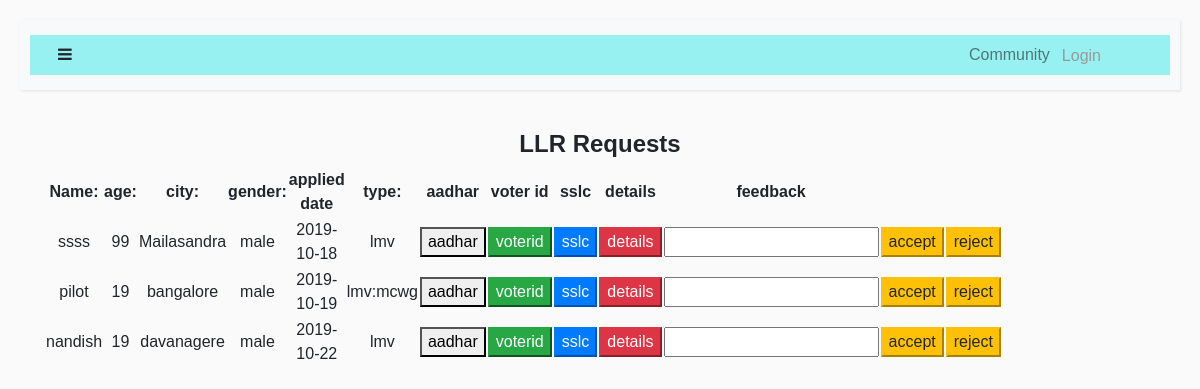
Before: /adminllr with the older database file.
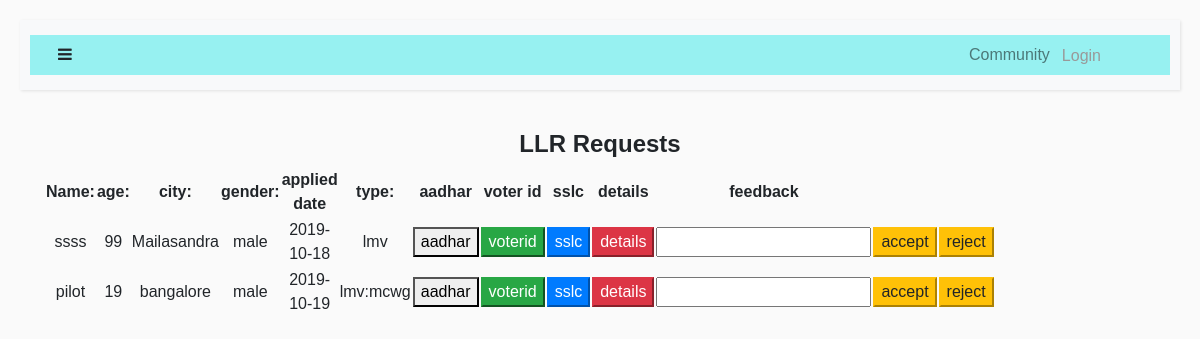
After: the same page with the newer database file.
### tables this page shows
CREATE TABLE "llr" (
	`id`	INTEGER NOT NULL PRIMARY KEY AUTOINCREMENT,
	`firstname`	TEXT,
	`lastname`	TEXT,
	`fathername`	TEXT,
	`email`	TEXT,
	`address`	TEXT,
	`pincode`	INTEGER,
	`city`	TEXT,
	`district`	TEXT,
	`state`	TEXT,
	`country`	TEXT,
	`dob`	TEXT,
	`age`	INTEGER,
	`gender`	TEXT,
	`phone`	INTEGER,
	`bloodgroup`	TEXT,
	`currentdate`	TEXT,
	`expirydate`	TEXT,
	`status`	TEXT,
	`type`	TEXT,
	`rto`	TEXT,
	`feedback`	TEXT
);

### login.py (the view)
@app.route('/adminllr',methods=['GET','POST'])
def adminllr():
    with sqlite3.connect('r.db') as con:
            cur=con.cursor()
            if(cur.execute("SELECT firstname,email,age,city,gender,currentdate,type FROM llr WHERE status=?",("pending",))):
                data=cur.fetchall()
                return render_template('adminllr.html',data=data)
            else:
                flash("error")
                return render_template('empdashboard.html')

### templates/adminllr.html
{% extends "layout.html" %}
{% block body %}
<center><h4><b>LLR Requests</b></h4></center>
{%if data%}
<div class="container">
    <div class="row">
<div class="col-md-8">
    <table>
        <tr>
            <th>Name:</th>
            <th>age:</th>
            <th>city:</th>
            <th>gender:</th>
            <th>applied date</th>
            <th>type:</th>
            <th>aadhar</th>
            <th>voter id</th>
            <th>sslc</th>
            <th>details</th>
            <th>feedback</th>
        </tr>
        {% for row in data %}
        <form method=post  action="/edit/{{ row[1] }}">
        <tr>
            <td>{{row[0]}}</td>
            <td>{{row[2]}}</td>
            <td>{{row[3]}}</td>
            <td>{{row[4]}}</td>
            <td>{{row[5]}}</td>
            <td>{{row[6]}}</td>
            <td><a href="/aadhar/{{ row[1] }}"><button type="button" class="btn-default">aadhar</button></a></td>
            <td><a href="/voterid/{{ row[1] }}"><button type="button" class="btn-success">voterid</button></a></td>
            <td><a href="/sslc/{{ row[1] }}"><button type="button" class="btn-primary">sslc</button></a></td>
            <td><a href="/details/{{ row[1] }}"><button type="button" class="btn-danger">details</button></a></td>
            <td><input type="text" name="feedback"></td>
            <td><input type="submit" name="action" class="btn-warning" value="accept"></td>
            <td><input type="submit" name="action" class="btn-warning" value="reject"></td>
        </tr>
    </form>
{% endfor %}
    </table>
</div>
</div>
{%else%}
<center>
    <br><br>
    <p> No requests for LLR</p>
</center>
        {%endif%}
{% endblock%}

### templates/layout.html (shortened to what this page needs)
<!doctype html>
<html lang="en">
<head>
  <link rel="stylesheet" href="{{ url_for('static',filename='styles/myform.css')}}" type="text/css">
  <link rel="stylesheet" href="https://stackpath.bootstrapcdn.com/bootstrap/4.3.1/css/bootstrap.min.css">
  <link rel="stylesheet" href="https://cdnjs.cloudflare.com/ajax/libs/malihu-custom-scrollbar-plugin/3.1.5/jquery.mCustomScrollbar.min.css">
  <link rel="stylesheet" href="https://stackpath.bootstrapcdn.com/bootstrap/4.3.1/css/bootstrap.min.css">
  <link href="https://stackpath.bootstrapcdn.com/bootstrap/4.3.1/css/bootstrap.min.css" rel="stylesheet">
  <link rel="stylesheet" href="https://stackpath.bootstrapcdn.com/font-awesome/4.7.0/css/font-awesome.min.css">
</head>
  <body class="text-center">
    {% include 'navbar.html' %}
    {% block body %}
    {% endblock %}
    </body>
    </html>

### templates/navbar.html (shortened to what this page needs)
<div class="wrapper">
  <div id="content">
      <nav class="navbar navbar-expand-lg navbar-light bg-light">
          <div class="container-fluid">
              <button type="button" id="sidebarCollapse" class="btn text-sidebar bg-turbo-yellow" color="black">
                  <i class="fa fa-bars"></i>
              </button>
              <div class="collapse navbar-collapse" id="navbarSupportedContent" >
                  <ul class="nav navbar-nav ml-auto">
                      <li class="nav-item">
                          <a class="nav-link" href="#">Community</a>
                      </li>
                      <div class="dropdown">
                           {% if session.get("email", None) == None %}
                        <button class="dropbtn">Login</button>
                                {% endif %}
                      </div>
                  </ul>
              </div>
          </div>
      </nav>

### templates/navbar.html (style rules this page uses)
.bg-turbo-yellow { background-color: $turbo-yellow; }
body { font-family: 'Poppins', sans-serif; background: #fafafa; }
a, a:hover, a:focus { color: inherit; text-decoration: none; transition: all 0.3s; }
.container-fluid { background: rgb(151, 241, 241); }
.navbar { padding: 15px 10px; background: rgb(136, 120, 120); border: none; border-radius: 0; margin-bottom: 40px; box-shadow: 1px 1px 3px rgba(0, 0, 0, 0.1); }
.text-sidebar { color: $text-sidebar; }
.wrapper { display: flex; width: 100%; align-items: stretch; }
#content { width: 100%; padding: 20px; min-height: 100vh; transition: all 0.3s; }
.dropbtn { background-color: rgb(151, 241, 241); color: #999; padding: 4px; font-size: 16px; border: none; }
.dropdown { position: relative; display: inline-block; margin-right: 50px; padding-top: 5px; }

Changed rows visible on the page:
no longer on this page (row edited): llr: firstname "nandish", age "19", city "davanagere", gender "male", currentdate "2019-10-22", type "lmv"
